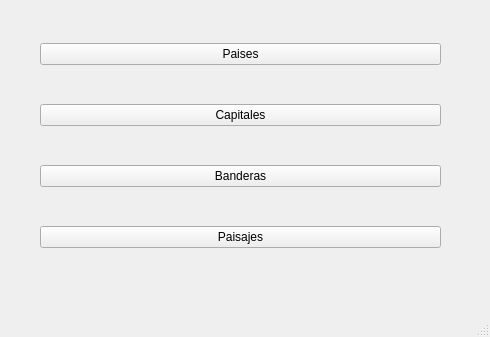
<?xml version="1.0" encoding="UTF-8"?>
<ui version="4.0">
 <class>menu_abm</class>
 <widget class="QMainWindow" name="menu_abm">
  <property name="geometry">
   <rect>
    <x>0</x>
    <y>0</y>
    <width>490</width>
    <height>337</height>
   </rect>
  </property>
  <property name="windowTitle">
   <string>MainWindow</string>
  </property>
  <widget class="QWidget" name="centralwidget">
   <widget class="QWidget" name="gridLayoutWidget">
    <property name="geometry">
     <rect>
      <x>40</x>
      <y>10</y>
      <width>401</width>
      <height>271</height>
     </rect>
    </property>
    <layout class="QGridLayout" name="gridLayout">
     <item row="0" column="0">
      <widget class="QPushButton" name="abm_pais">
       <property name="text">
        <string>Paises</string>
       </property>
      </widget>
     </item>
     <item row="3" column="0">
      <widget class="QPushButton" name="abm_paisaje">
       <property name="text">
        <string>Paisajes</string>
       </property>
      </widget>
     </item>
     <item row="1" column="0">
      <widget class="QPushButton" name="abm_capital">
       <property name="text">
        <string>Capitales</string>
       </property>
      </widget>
     </item>
     <item row="2" column="0">
      <widget class="QPushButton" name="abm_bandera">
       <property name="text">
        <string>Banderas</string>
       </property>
      </widget>
     </item>
    </layout>
   </widget>
  </widget>
  <widget class="QMenuBar" name="menubar">
   <property name="geometry">
    <rect>
     <x>0</x>
     <y>0</y>
     <width>490</width>
     <height>22</height>
    </rect>
   </property>
  </widget>
  <widget class="QStatusBar" name="statusbar"/>
 </widget>
 <resources/>
 <connections/>
</ui>
